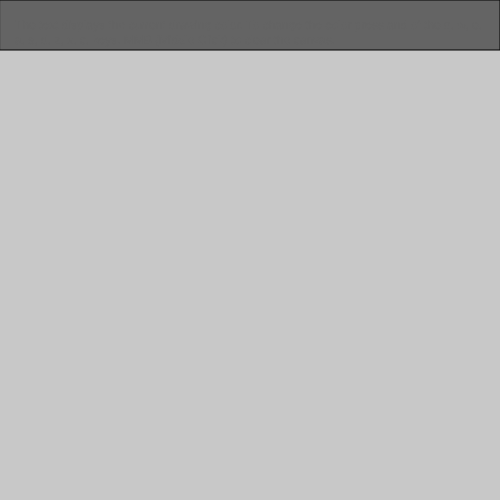
Frame 1 (no input)
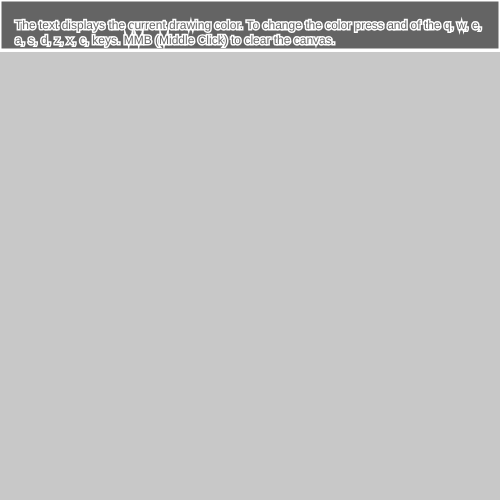
Frame 60 (no input)
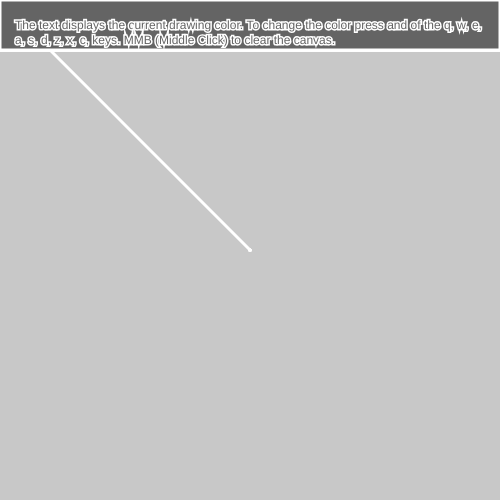
Frame 120 (the mouse pressed at the canvas centre since frame 60)

The p5.js sketch that drew these frames (run headless with seeded random() and noise() and a simulated clock; from frame 60 on, the mouse is pressed at the canvas centre):

// p5.js sketch
// ── sketch.js
var bx;
var by;
var boxSize = 40;
var overBox = false;
var locked = false;
var lineR = (255)
var lineG = (255)
var lineB = (255)

function setup() {
  createCanvas(500, 500);
  background(200);
  fill(lineR, lineG, lineB)
  rect(5, 5, 100, 40);
}


function keyPressed() {
  if (key === 'q') {
    lineR = (255);
    lineG = (0);
    lineB = (0);
  } else if (key === 'w') {
    lineR = (0);
    lineG = (255);
    lineB = (0);
  } else if (key === 'e') {
    lineR = (0);
    lineG = (0);
    lineB = (255);
  } else if (key === 'a') {
    lineR = (255);
    lineG = (255);
    lineB = (0);
  } else if (key === 's') {
    lineR = (255);
    lineG = (0);
    lineB = (255);
  } else if (key === 'd') {
    lineR = (0);
    lineG = (255);
    lineB = (255);
  } else if (key === 'z') {
    lineR = (255);
    lineG = (255);
    lineB = (255);
  } else if (key === 'x') {
    lineR = (150);
    lineG = (150);
    lineB = (150);
  } else if (key === 'c') {
    lineR = (0);
    lineG = (0);
    lineB = (0);
  }
}

function draw() {
  fill(lineR, lineG, lineB)
  rect(5, 5, 100, 40);
  fill(100);
  rect(0, 0, 500, 50);
  strokeWeight(3);
  text("The text displays the current drawing color. To change the color press and of the q, w, e, a, s, d, z, x, c, keys. MMB (Middle Click) to clear the canvas.", 15, 20, 475)
  stroke(lineR, lineG, lineB);
  if (mouseY > 50) {
    if (mouseIsPressed === true) {
      if (mouseButton === LEFT) {
        line(mouseX, mouseY, pmouseX, pmouseY);
      }
    }
  }
}

function mousePressed() {
  if (mouseButton === CENTER) {
    clear();
    lineR = (255)
    lineG = (255)
    lineB = (255)
    setup();
  }
}
